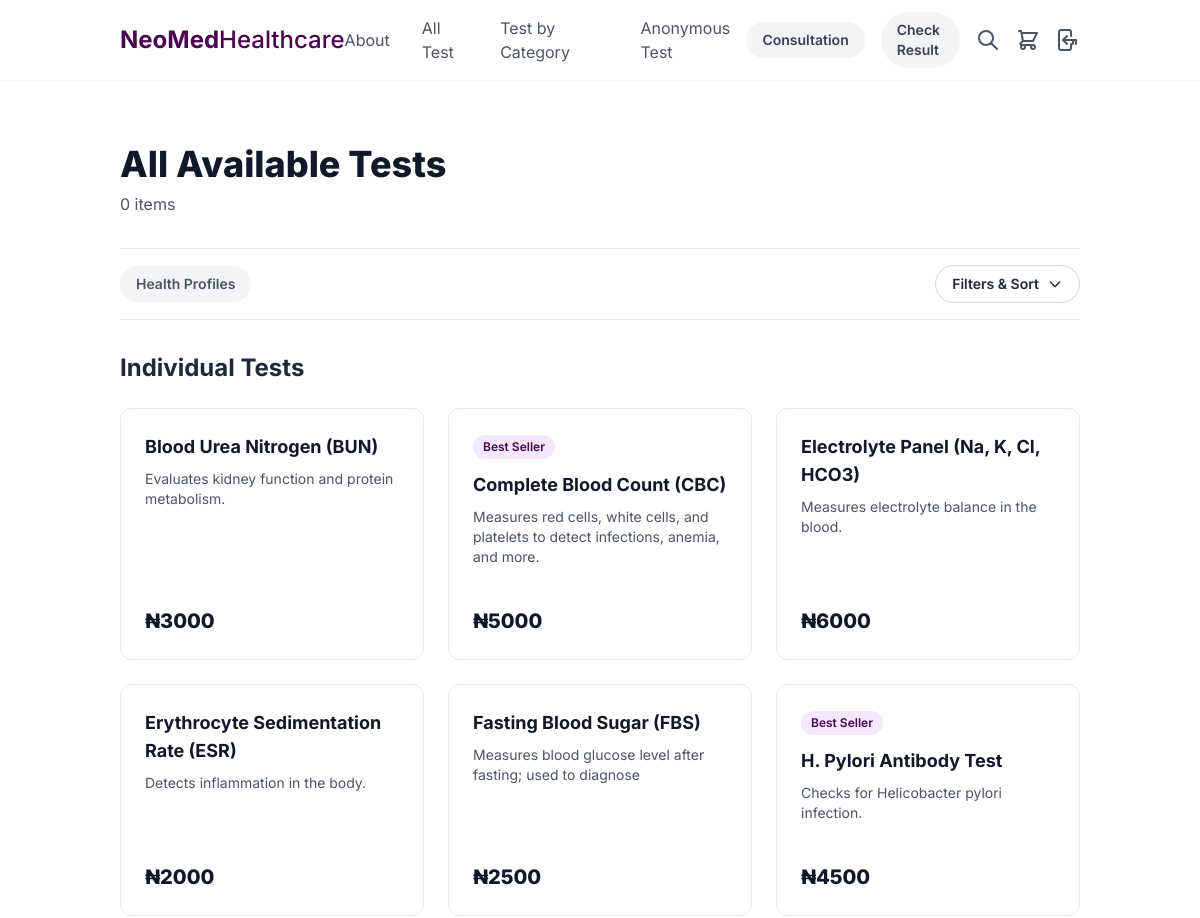
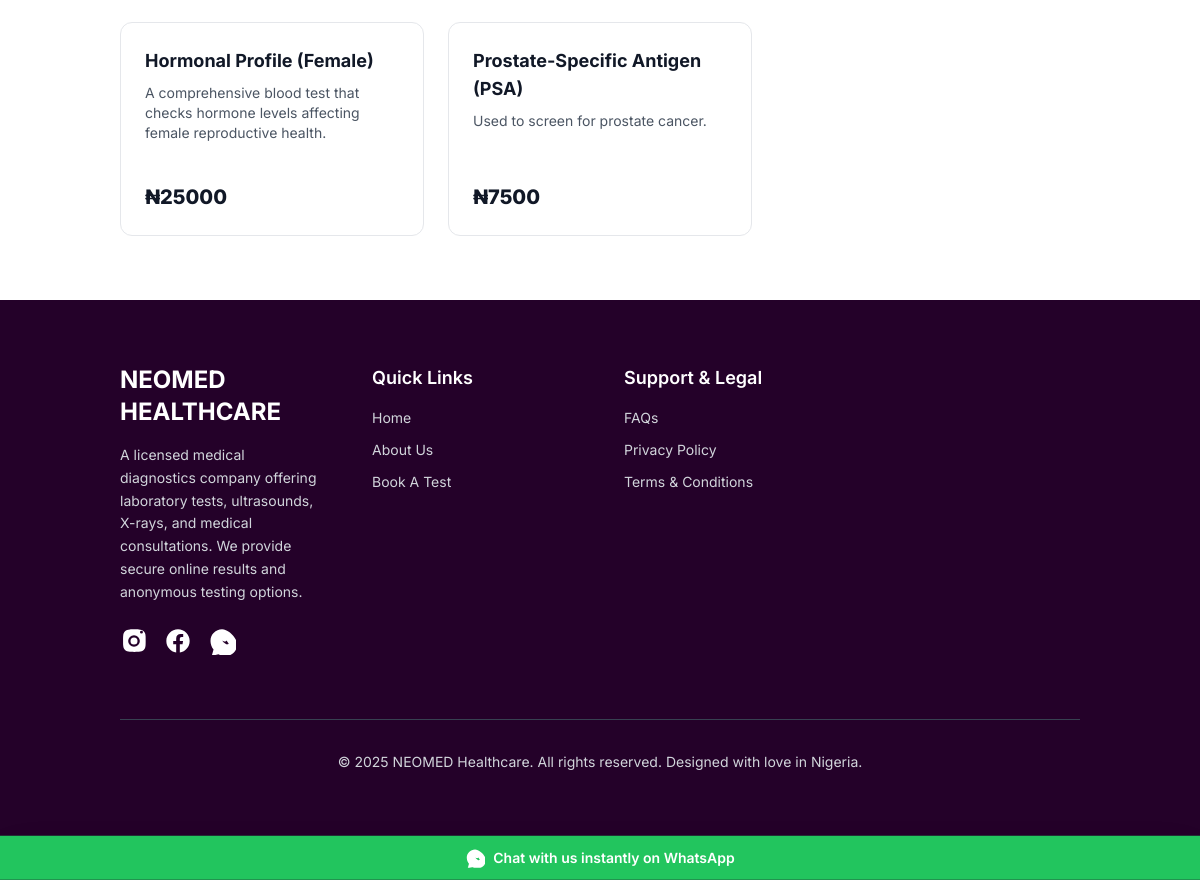
The page /tests/ on the database its author committed (2 pictures, top to bottom).
### tests/models.py (models this page shows, shortened)
class LabTest(models.Model):
    name = models.CharField(max_length=200, help_text="e.g., Complete Blood Count (CBC) Test")
    category = models.ForeignKey(TestCategory, on_delete=models.SET_NULL, null=True, blank=True)
    price = models.DecimalField(max_digits=10, decimal_places=2)
    short_description = models.TextField(blank=True, help_text="A brief, one-sentence description for the test list page.")
    long_description = models.TextField(blank=True, help_text="A detailed 'About the test' description for the detail page.")
    sample_type = models.CharField(max_length=100, blank=True, help_text="e.g., Blood, Urine, Saliva")
    preparation = models.TextField(blank=True, help_text="e.g., No special preparation is required. or Fasting for 8 hours is required.")
    test_type = models.CharField(max_length=100, blank=True, help_text="e.g., In Person, At-Home Kit")
    turnaround_time = models.CharField(max_length=50, blank=True, help_text="e.g., 24-48 hours")
    is_available = models.BooleanField(default=True)
    is_best_seller = models.BooleanField(default=False, help_text="Check this to display a 'Best Seller' tag.")
    is_anonymous = models.BooleanField(default=True, help_text="Can this test be booked without an account?")

### tests/views.py (the view)
# urls.py: path('', views.test_list_view, name='test_list'),
def test_list_view(request):
    individual_tests = LabTest.objects.filter(is_available=True).order_by('name')
    packages = TestPackage.objects.filter(is_available=True).order_by('name')
    context = {
        'individual_tests': individual_tests,
        'packages': packages,
        'page_title': 'All Available Tests',
    }
    return render(request, 'tests/test_list.html', context)

### bookings/cart.py (called while the page is built)
    def __len__(self):
        return len(self.cart)

### bookings/context_processors.py (called while the page is built)
def cart(request):
    return {'cart': Cart(request)}

### tests/templates/tests/test_list.html (shortened to what this page needs)
{% extends "base.html" %}
{% load static %}
{% block content %}
<div class="bg-white">
    <div class="container mx-auto px-4 sm:px-6 lg:px-8 py-12 lg:py-16">
        <div class="text-left mb-8">
            <h1 class="text-3xl lg:text-4xl font-extrabold text-gray-900">{{ page_title }}</h1>
            <p class="mt-2 text-base text-gray-600">
                {% if 'Anonymous' in page_title %}
                    {{ individual_tests|length }} items
                {% else %}
                    {{ individual_tests|length|add:packages|length }} items
                {% endif %}
            </p>
        </div>
        <div class="flex items-center justify-between border-t border-b border-gray-200 py-4 mb-8">
            <div class="flex space-x-2 overflow-x-auto no-scrollbar">
                <button class="bg-gray-100 text-gray-600 font-semibold py-2 px-4 rounded-full text-sm hover:bg-gray-200">Health Profiles</button>
            </div>
            <button class="flex-shrink-0 flex items-center gap-2 border border-gray-300 font-semibold py-2 px-4 rounded-full text-sm hover:bg-gray-100">
                Filters & Sort
                <svg xmlns="http://www.w3.org/2000/svg" class="h-4 w-4" fill="none" viewBox="0 0 24 24" stroke="currentColor"><path stroke-linecap="round" stroke-linejoin="round" stroke-width="2" d="M19 9l-7 7-7-7" /></svg>
            </button>
        </div>
        {% if 'Anonymous' in page_title %}
            <h2 class="text-2xl font-bold text-gray-800 mb-6">Available Anonymous Tests</h2>
            <div class="grid grid-cols-1 md:grid-cols-2 lg:grid-cols-3 xl:grid-cols-4 gap-6">
                {% for test in individual_tests %}
                    {% include "tests/partials/test_card.html" %}
                {% empty %}
                    <p class="md:col-span-4 text-center text-gray-500 py-12">No anonymous tests are available at the moment.</p>
                {% endfor %}
            </div>
        {% else %}
            <section>
                <h2 class="text-2xl font-bold text-gray-800 mb-6">Individual Tests</h2>
                <div class="grid grid-cols-1 md:grid-cols-2 lg:grid-cols-3 xl:grid-cols-4 gap-6">
                    {% for test in individual_tests %}
                        {% include "tests/partials/test_card.html" %}
                    {% empty %}
                        <p class="md:col-span-4 text-center text-gray-500 py-12">No individual tests are available at the moment.</p>
                    {% endfor %}
                </div>
            </section>
        {% endif %}
    </div>
</div>
{% endblock content %}

### tests/templates/tests/partials/test_card.html (shortened to what this page needs)
<div class="group relative bg-white border border-gray-200 rounded-xl hover:shadow-2xl hover:-translate-y-1 transition-all duration-300 flex flex-col">
    <a href="{% url 'tests:test_detail' pk=test.pk %}" class="block p-6 flex-grow">
        {% if test.is_best_seller %}
        <span class="inline-block bg-purple-100 text-primary-main text-xs font-semibold mb-3 px-2.5 py-1 rounded-full">Best Seller</span>
        {% endif %}
        <h3 class="text-lg font-bold text-gray-900 group-hover:text-primary-main">{{ test.name }}</h3>
        <p class="mt-2 text-sm text-gray-600">{{ test.short_description }}</p>
    </a>
    <div class="px-6 pb-6 flex items-end justify-between">
        <span class="text-xl font-extrabold text-gray-900">₦{{ test.price|floatformat:0 }}</span>
        <form action="{% url 'bookings:cart_add' item_type='test' item_id=test.id %}" method="post">
        </form>
    </div>
</div>

### theme/templates/base.html (style rules this page uses)
.no-scrollbar { -ms-overflow-style: none; scrollbar-width: none; }

### rows shown on the page
LabTest: name "Blood Urea Nitrogen (BUN)", short_description "Evaluates kidney function and protein metabolism.", price "3000"
LabTest: is_best_seller "Best Seller", name "Complete Blood Count (CBC)", short_description "Measures red cells, white cells, and platelets to detect infections, anemia, and more.", price "5000"
LabTest: name "Electrolyte Panel (Na, K, Cl, HCO3)", short_description "Measures electrolyte balance in the blood.", price "6000"
LabTest: name "Erythrocyte Sedimentation Rate (ESR)", short_description "Detects inflammation in the body.", price "2000"
LabTest: name "Fasting Blood Sugar (FBS)", short_description "Measures blood glucose level after fasting; used to diagnose", price "2500"
LabTest: is_best_seller "Best Seller", name "H. Pylori Antibody Test", short_description "Checks for Helicobacter pylori infection.", price "4500"
LabTest: name "Hormonal Profile (Female)", short_description "A comprehensive blood test that checks hormone levels affecting female reproductive health.", price "25000"
LabTest: name "Prostate-Specific Antigen (PSA)", short_description "Used to screen for prostate cancer.", price "7500"

### other values the page prints
{{ page_title }} "All Available Tests"
{{ individual_tests|length|add:packages|length }} "0"
